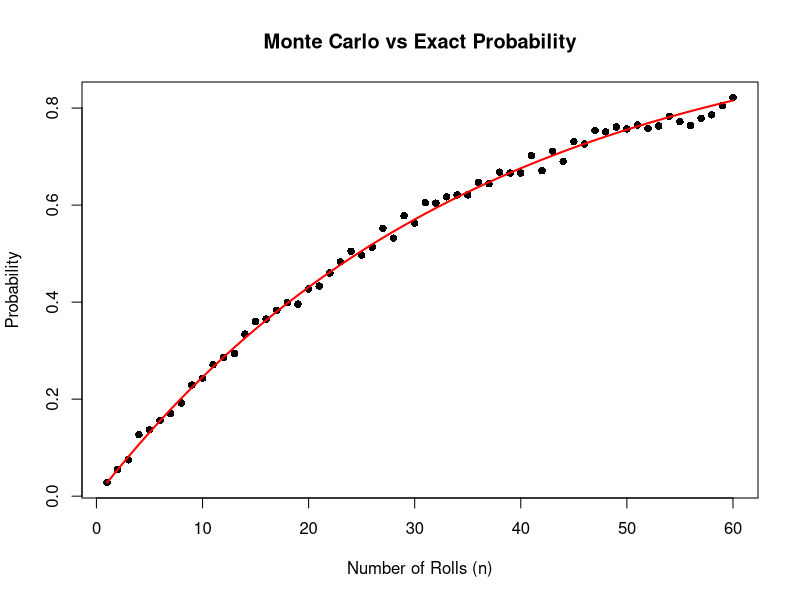

This chart was generated by the following R code:
## ---- chunk 1
double_six <- function(n){
  ## Your code here
  die1 <- sample(1:6,n,replace = TRUE)
  die2 <- sample(1:6,n,replace = TRUE)
  any(die1 == 6 & die2 == 6)}
## ---- chunk 2
B <- 10^3
n <- 24
## Your code here
results <- replicate(B,double_six(n))
mean(results)
## ---- chunk 3
set.seed(1997)
compute_prob <- function(n, B = 10^3){
  mean(replicate(B,double_six(n)))}

n_vals <- 1:60
## Your code here
probs <- sapply(n_vals,compute_prob)
## ---- chunk 4
exact_prob <- function(n){
  ## Your code here
  1 - (35/36)^n}

## Your code here
exact_prob <- sapply(n_vals,exact_prob)
plot(n_vals,probs,
     pch = 16,
     xlab = "Number of Rolls (n)",
     ylab = "Probability",
     main = "Monte Carlo vs Exact Probability")
lines(n_vals,exact_prob,col = "red",lwd = 2)
## ---- chunk 5
set.seed(1998)
B <- seq(10, 250, 5)^2
n <- 24
## Your code here
exact <- 1 - (35/36)^24
estimates <- sapply(B,function(b){
  mean(replicate(b,double_six(n)))})
## ---- chunk 6
n_vals <- 1:60
## Your code here
B <- 20000
probs <- sapply(n_vals, function(n){
  die1 <- matrix(sample(1:6, n * B, replace = TRUE), nrow = B)
  die2 <- matrix(sample(1:6, n * B, replace = TRUE), nrow = B)
  mean(rowSums(die1 == 6 & die2 == 6) > 0)})
## ---- chunk 7
## Your code here
X <- sample(c(-1,1),size = 1,replace = TRUE, prob = c(18/38,20/38))
replicate(10, sample(c(-1,1), size = 1, replace = TRUE, prob = c(18/38,20/38)))
## ---- chunk 8
n <- 1000
B <- 10^4
## Your code here
one_trial <- function(n){
  sum(sample(c(-1, 1), size = n, replace = TRUE,
             prob = c(18/38, 20/38)))}
S_vals <- replicate(B, 
  sum(sample(c(-1,1), size = n, replace = TRUE,
             prob = c(18/38, 20/38))))
mean(S_vals < 0)
## ---- chunk 9
## Your code here
set.seed(123)
n <- 1000
B <- 10^4
S_vals <- replicate(B, {
  sum(sample(c(-1, 1), size = n, replace = TRUE,
             prob = c(18/38, 20/38)))})
mean(S_vals)
## ---- chunk 10
## Your code here
set.seed(123)
n <- 1000
B <- 10^4
S_vals <- replicate(B, {
  sum(sample(c(-1, 1), size = n, replace = TRUE,
             prob = c(18/38, 20/38)))})
sd(S_vals)
## ---- chunk 11
## Your code here
set.seed(123)
n <- 1000
B <- 10^4
S_vals <- replicate(B, {
  sum(sample(c(-1, 1), size = n, replace = TRUE,
             prob = c(18/38, 20/38)))})
mu_S <- n * (1/19)
se_S <- sqrt(n * (360/361))
Z <- (S_vals - mu_S) / se_S
## ---- chunk 12
## Your code here
n <- 1000
mu_X <- 1/19
var_X <- 360/361
mu_S <- n * mu_X
se_S <- sqrt(n * var_X)
clt_prob <- pnorm(0, mean = mu_S, sd = se_S)
clt_prob
## ---- chunk 13
## Your code here
mu_X <- 1/19
sigma_X <- sqrt(360/361)
z <- qnorm(0.01)
n_min <- (z * sigma_X / mu_X)^2
n_min
set.seed(123)
B <- 10000
S_vals <- replicate(B, {
  sum(sample(c(-1, 1), size = n_min, replace = TRUE,
             prob = c(18/38, 20/38)))})
mean(S_vals < 0)
